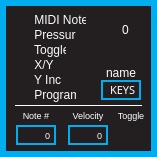
<?xml version="1.0" encoding="UTF-8"?>
<ui version="4.0">
 <class>keyForm</class>
 <widget class="QWidget" name="keyForm">
  <property name="geometry">
   <rect>
    <x>0</x>
    <y>0</y>
    <width>157</width>
    <height>157</height>
   </rect>
  </property>
  <property name="windowTitle">
   <string>Form</string>
  </property>
  <property name="autoFillBackground">
   <bool>false</bool>
  </property>
  <property name="styleSheet">
   <string notr="true">QWidget
{
	background:		rgba(35,31,32,255);
	border: 6px solid rgba(0,174,239,255);
}  

QWidget:hover
{
	/*border:				3px solid rgb(0, 126, 126)*/
}        

/* ---------- QLabels ------------*/
QLabel
{
	background:		rgba(0,0,0,0);
	color: 				white;
	font: 				8pt &quot;Corbel&quot;;
	border:				none;
}

QLabel:hover
{
	border:				none;
}  

/* ---------- QSpinBox ------------*/
QSpinBox
{
	font: 8pt &quot;Corbel&quot;;
	border: 2px solid rgb(0,174,239);
	background-color: rgba(0, 0, 0, 255);
	color: white;
	padding:0, 0, 0, 0;
}

QSpinBox::focus
{
	border: none;
	outline: none;
}

/* ---------- QLineEdit ------------*/
QLineEdit
{
	font: 8pt &quot;Corbel&quot;;
	background: rgba(0,174,239,0);
	border: 2px solid rgba(0,174,239,255);
	border-radius: 0px;
	color: white;
}

QLineEdit:focus
{
	font: 8pt &quot;Corbel&quot;;
	background: rgba(0,174,239,0);
	border: 2px solid white;
	border-radius: 0px;
	color: white;
}

/* ---------- QCheckBox ------------*/
QCheckBox
{
	font: 8pt &quot;Corbel&quot;;
	background:rgba(0,174,239,0);
	color: white;
	padding:0, 0, 0, 0;
	border: none;
}

QCheckBox:focus
{
	background:rgba(0,174,239,0);
}


/* ------- QStackedWidget ---------*/
QStackedWidget
{
border-top: 1px solid white;
background: black;
}

</string>
  </property>
  <widget class="QLineEdit" name="name">
   <property name="geometry">
    <rect>
     <x>101</x>
     <y>80</y>
     <width>40</width>
     <height>20</height>
    </rect>
   </property>
   <property name="font">
    <font>
     <family>Corbel</family>
     <pointsize>8</pointsize>
     <weight>50</weight>
     <italic>false</italic>
     <bold>false</bold>
    </font>
   </property>
   <property name="focusPolicy">
    <enum>Qt::WheelFocus</enum>
   </property>
   <property name="styleSheet">
    <string notr="true"/>
   </property>
   <property name="text">
    <string>KEYS</string>
   </property>
   <property name="maxLength">
    <number>4</number>
   </property>
   <property name="alignment">
    <set>Qt::AlignRight|Qt::AlignTrailing|Qt::AlignVCenter</set>
   </property>
  </widget>
  <widget class="QCheckBox" name="sourceNote">
   <property name="geometry">
    <rect>
     <x>15</x>
     <y>12</y>
     <width>71</width>
     <height>16</height>
    </rect>
   </property>
   <property name="focusPolicy">
    <enum>Qt::WheelFocus</enum>
   </property>
   <property name="styleSheet">
    <string notr="true">QCheckBox
{
color: rgba(255,255,255,250);
}

QCheckBox::indicator {
     width: 10px;
     height: 10px;
 }

  QCheckBox::indicator::unchecked {
     image: url(:/resources/radio_off.png);
 }

 QCheckBox::indicator:unchecked:hover {
     image: url(:/resources/radio_off.png);
 }

 QCheckBox::indicator:unchecked:pressed {
     image: url(:/resources/radio_on.png);
 }

 QCheckBox::indicator::checked {
     image: url(:/resources/radio_on.png);
 }

 QCheckBox::indicator:checked:pressed {
     image: url(:/resources/radio_off.png);
 }

 QCheckBox::indicator::unchecked:focus {
     image: url(:/resources/radio_focus_off.png);
 }

 QCheckBox::indicator:unchecked:pressed:focus {
     image: url(:/resources/radio_focus_on.png);
 }

 QCheckBox::indicator::checked:focus {
     image: url(:/resources/radio_focus_on.png);
 }

 QCheckBox::indicator:checked:pressed:focus {
     image: url(:/resources/radio_focus_off.png);
 }</string>
   </property>
   <property name="text">
    <string> MIDI Note</string>
   </property>
  </widget>
  <widget class="QCheckBox" name="sourcePressure">
   <property name="geometry">
    <rect>
     <x>15</x>
     <y>27</y>
     <width>61</width>
     <height>16</height>
    </rect>
   </property>
   <property name="focusPolicy">
    <enum>Qt::WheelFocus</enum>
   </property>
   <property name="styleSheet">
    <string notr="true">QCheckBox
{
color: rgba(255,255,255,250);
}

QCheckBox::indicator {
     width: 10px;
     height: 10px;
 }

  QCheckBox::indicator::unchecked {
     image: url(:/resources/radio_off.png);
 }

 QCheckBox::indicator:unchecked:hover {
     image: url(:/resources/radio_off.png);
 }

 QCheckBox::indicator:unchecked:pressed {
     image: url(:/resources/radio_on.png);
 }

 QCheckBox::indicator::checked {
     image: url(:/resources/radio_on.png);
 }

 QCheckBox::indicator:checked:pressed {
     image: url(:/resources/radio_off.png);
 }

 QCheckBox::indicator::unchecked:focus {
     image: url(:/resources/radio_focus_off.png);
 }

 QCheckBox::indicator:unchecked:pressed:focus {
     image: url(:/resources/radio_focus_on.png);
 }

 QCheckBox::indicator::checked:focus {
     image: url(:/resources/radio_focus_on.png);
 }

 QCheckBox::indicator:checked:pressed:focus {
     image: url(:/resources/radio_focus_off.png);
 }</string>
   </property>
   <property name="text">
    <string> Pressure</string>
   </property>
  </widget>
  <widget class="QCheckBox" name="sourceToggle">
   <property name="geometry">
    <rect>
     <x>15</x>
     <y>42</y>
     <width>51</width>
     <height>16</height>
    </rect>
   </property>
   <property name="focusPolicy">
    <enum>Qt::WheelFocus</enum>
   </property>
   <property name="styleSheet">
    <string notr="true">QCheckBox
{
color: rgba(255,255,255,250);
}

QCheckBox::indicator {
     width: 10px;
     height: 10px;
 }

  QCheckBox::indicator::unchecked {
     image: url(:/resources/radio_off.png);
 }

 QCheckBox::indicator:unchecked:hover {
     image: url(:/resources/radio_off.png);
 }

 QCheckBox::indicator:unchecked:pressed {
     image: url(:/resources/radio_on.png);
 }

 QCheckBox::indicator::checked {
     image: url(:/resources/radio_on.png);
 }

 QCheckBox::indicator:checked:pressed {
     image: url(:/resources/radio_off.png);
 }

 QCheckBox::indicator::unchecked:focus {
     image: url(:/resources/radio_focus_off.png);
 }

 QCheckBox::indicator:unchecked:pressed:focus {
     image: url(:/resources/radio_focus_on.png);
 }

 QCheckBox::indicator::checked:focus {
     image: url(:/resources/radio_focus_on.png);
 }

 QCheckBox::indicator:checked:pressed:focus {
     image: url(:/resources/radio_focus_off.png);
 }</string>
   </property>
   <property name="text">
    <string> Toggle</string>
   </property>
  </widget>
  <widget class="QCheckBox" name="sourceXY">
   <property name="geometry">
    <rect>
     <x>15</x>
     <y>57</y>
     <width>41</width>
     <height>16</height>
    </rect>
   </property>
   <property name="focusPolicy">
    <enum>Qt::WheelFocus</enum>
   </property>
   <property name="styleSheet">
    <string notr="true">QCheckBox
{
color: rgba(255,255,255,250);
}

QCheckBox::indicator {
     width: 10px;
     height: 10px;
 }

  QCheckBox::indicator::unchecked {
     image: url(:/resources/radio_off.png);
 }

 QCheckBox::indicator:unchecked:hover {
     image: url(:/resources/radio_off.png);
 }

 QCheckBox::indicator:unchecked:pressed {
     image: url(:/resources/radio_on.png);
 }

 QCheckBox::indicator::checked {
     image: url(:/resources/radio_on.png);
 }

 QCheckBox::indicator:checked:pressed {
     image: url(:/resources/radio_off.png);
 }

 QCheckBox::indicator::unchecked:focus {
     image: url(:/resources/radio_focus_off.png);
 }

 QCheckBox::indicator:unchecked:pressed:focus {
     image: url(:/resources/radio_focus_on.png);
 }

 QCheckBox::indicator::checked:focus {
     image: url(:/resources/radio_focus_on.png);
 }

 QCheckBox::indicator:checked:pressed:focus {
     image: url(:/resources/radio_focus_off.png);
 }</string>
   </property>
   <property name="text">
    <string> X/Y</string>
   </property>
  </widget>
  <widget class="QCheckBox" name="sourceYInc">
   <property name="geometry">
    <rect>
     <x>15</x>
     <y>72</y>
     <width>51</width>
     <height>16</height>
    </rect>
   </property>
   <property name="focusPolicy">
    <enum>Qt::WheelFocus</enum>
   </property>
   <property name="styleSheet">
    <string notr="true">QCheckBox
{
color: rgba(255,255,255,250);
}

QCheckBox::indicator {
     width: 10px;
     height: 10px;
 }

  QCheckBox::indicator::unchecked {
     image: url(:/resources/radio_off.png);
 }

 QCheckBox::indicator:unchecked:hover {
     image: url(:/resources/radio_off.png);
 }

 QCheckBox::indicator:unchecked:pressed {
     image: url(:/resources/radio_on.png);
 }

 QCheckBox::indicator::checked {
     image: url(:/resources/radio_on.png);
 }

 QCheckBox::indicator:checked:pressed {
     image: url(:/resources/radio_off.png);
 }

 QCheckBox::indicator::unchecked:focus {
     image: url(:/resources/radio_focus_off.png);
 }

 QCheckBox::indicator:unchecked:pressed:focus {
     image: url(:/resources/radio_focus_on.png);
 }

 QCheckBox::indicator::checked:focus {
     image: url(:/resources/radio_focus_on.png);
 }

 QCheckBox::indicator:checked:pressed:focus {
     image: url(:/resources/radio_focus_off.png);
 }</string>
   </property>
   <property name="text">
    <string> Y Inc</string>
   </property>
  </widget>
  <widget class="QCheckBox" name="sourceProgram">
   <property name="geometry">
    <rect>
     <x>15</x>
     <y>87</y>
     <width>61</width>
     <height>16</height>
    </rect>
   </property>
   <property name="focusPolicy">
    <enum>Qt::WheelFocus</enum>
   </property>
   <property name="autoFillBackground">
    <bool>false</bool>
   </property>
   <property name="styleSheet">
    <string notr="true">QCheckBox
{
color: rgba(255,255,255,250);
}

QCheckBox::indicator {
     width: 10px;
     height: 10px;
 }

  QCheckBox::indicator::unchecked {
     image: url(:/resources/radio_off.png);
 }

 QCheckBox::indicator:unchecked:hover {
     image: url(:/resources/radio_off.png);
 }

 QCheckBox::indicator:unchecked:pressed {
     image: url(:/resources/radio_on.png);
 }

 QCheckBox::indicator::checked {
     image: url(:/resources/radio_on.png);
 }

 QCheckBox::indicator:checked:pressed {
     image: url(:/resources/radio_off.png);
 }

 QCheckBox::indicator::unchecked:focus {
     image: url(:/resources/radio_focus_off.png);
 }

 QCheckBox::indicator:unchecked:pressed:focus {
     image: url(:/resources/radio_focus_on.png);
 }

 QCheckBox::indicator::checked:focus {
     image: url(:/resources/radio_focus_on.png);
 }

 QCheckBox::indicator:checked:pressed:focus {
     image: url(:/resources/radio_focus_off.png);
 }</string>
   </property>
   <property name="text">
    <string> Program</string>
   </property>
  </widget>
  <widget class="QLabel" name="instanceLabel">
   <property name="geometry">
    <rect>
     <x>100</x>
     <y>10</y>
     <width>51</width>
     <height>40</height>
    </rect>
   </property>
   <property name="styleSheet">
    <string notr="true">font: 27pt &quot;Futura&quot;;</string>
   </property>
   <property name="text">
    <string>0</string>
   </property>
   <property name="alignment">
    <set>Qt::AlignCenter</set>
   </property>
  </widget>
  <widget class="QLabel" name="nameLabel">
   <property name="geometry">
    <rect>
     <x>101</x>
     <y>65</y>
     <width>40</width>
     <height>15</height>
    </rect>
   </property>
   <property name="text">
    <string>name</string>
   </property>
   <property name="alignment">
    <set>Qt::AlignCenter</set>
   </property>
  </widget>
  <widget class="QLabel" name="dividerLine">
   <property name="geometry">
    <rect>
     <x>15</x>
     <y>105</y>
     <width>127</width>
     <height>16</height>
    </rect>
   </property>
   <property name="styleSheet">
    <string notr="true">QLabel
{
border-top: 1px solid white;
}</string>
   </property>
   <property name="text">
    <string/>
   </property>
  </widget>
  <widget class="QStackedWidget" name="sourcesParams">
   <property name="geometry">
    <rect>
     <x>10</x>
     <y>105</y>
     <width>136</width>
     <height>44</height>
    </rect>
   </property>
   <property name="styleSheet">
    <string notr="true">QWidget
{
border: none;
background: rgba(0, 0, 0, 0);
}
/* ---------- QSpinBox ------------*/
QSpinBox
{
	font: 8pt &quot;Futura-Normal&quot;;
	border: 2px solid rgb(0,174,239);
	background: rgba(0, 0, 0, 0);
	color: white;
	padding:0, 0, 0, 0;
}

QSpinBox:focus
{
outline: none;
border: 2px solid white;
}</string>
   </property>
   <property name="currentIndex">
    <number>0</number>
   </property>
   <widget class="QWidget" name="notePage">
    <property name="font">
     <font>
      <pointsize>7</pointsize>
     </font>
    </property>
    <widget class="QLabel" name="noteNumLabel">
     <property name="geometry">
      <rect>
       <x>6</x>
       <y>0</y>
       <width>40</width>
       <height>20</height>
      </rect>
     </property>
     <property name="text">
      <string>Note #</string>
     </property>
     <property name="alignment">
      <set>Qt::AlignCenter</set>
     </property>
    </widget>
    <widget class="QSpinBox" name="noteNum">
     <property name="geometry">
      <rect>
       <x>6</x>
       <y>20</y>
       <width>40</width>
       <height>20</height>
      </rect>
     </property>
     <property name="alignment">
      <set>Qt::AlignRight|Qt::AlignTrailing|Qt::AlignVCenter</set>
     </property>
     <property name="buttonSymbols">
      <enum>QAbstractSpinBox::NoButtons</enum>
     </property>
     <property name="maximum">
      <number>127</number>
     </property>
    </widget>
    <widget class="QLabel" name="noteVelocityLabel">
     <property name="geometry">
      <rect>
       <x>58</x>
       <y>0</y>
       <width>40</width>
       <height>20</height>
      </rect>
     </property>
     <property name="text">
      <string>Velocity</string>
     </property>
     <property name="alignment">
      <set>Qt::AlignCenter</set>
     </property>
    </widget>
    <widget class="QSpinBox" name="noteVelocity">
     <property name="geometry">
      <rect>
       <x>58</x>
       <y>20</y>
       <width>40</width>
       <height>20</height>
      </rect>
     </property>
     <property name="alignment">
      <set>Qt::AlignRight|Qt::AlignTrailing|Qt::AlignVCenter</set>
     </property>
     <property name="buttonSymbols">
      <enum>QAbstractSpinBox::NoButtons</enum>
     </property>
     <property name="maximum">
      <number>127</number>
     </property>
    </widget>
    <widget class="QLabel" name="noteToggleLabel">
     <property name="geometry">
      <rect>
       <x>101</x>
       <y>0</y>
       <width>40</width>
       <height>20</height>
      </rect>
     </property>
     <property name="text">
      <string>Toggle</string>
     </property>
     <property name="alignment">
      <set>Qt::AlignCenter</set>
     </property>
    </widget>
    <widget class="QCheckBox" name="noteToggle">
     <property name="geometry">
      <rect>
       <x>111</x>
       <y>19</y>
       <width>21</width>
       <height>23</height>
      </rect>
     </property>
     <property name="focusPolicy">
      <enum>Qt::WheelFocus</enum>
     </property>
     <property name="styleSheet">
      <string notr="true">QCheckBox::indicator
{
	width: 20px;
	height: 20px;
}

QCheckBox::indicator:unchecked
{
	image:url(:/resources/toggle_off.png)
}

QCheckBox::indicator:unchecked:hover
{
	image:url(:/resources/toggle_off.png)
}

QCheckBox::indicator:unchecked:pressed
{
	image:url(:/resources/toggle_on.png)
}

QCheckBox::indicator:checked
{
	image:url(:/resources/toggle_on.png)
}

QCheckBox::indicator:checked:hover
{
	image:url(:/resources/toggle_on.png)
}

QCheckBox::indicator:checked:pressed
{
	image:url(:/resources/toggle_off.png)
}

QCheckBox::indicator:unchecked:disabled
{
	image:url(:/resources/toggle_off_disabled.png)
}

QCheckBox::indicator:checked:disabled
{
	image:url(:/resources/toggle_off_disabled.png)
}</string>
     </property>
     <property name="text">
      <string/>
     </property>
    </widget>
   </widget>
   <widget class="QWidget" name="pressurePage">
    <property name="font">
     <font>
      <pointsize>7</pointsize>
     </font>
    </property>
    <widget class="QLabel" name="pressureCCLabel">
     <property name="geometry">
      <rect>
       <x>8</x>
       <y>0</y>
       <width>40</width>
       <height>20</height>
      </rect>
     </property>
     <property name="text">
      <string>CC #</string>
     </property>
     <property name="alignment">
      <set>Qt::AlignCenter</set>
     </property>
    </widget>
    <widget class="QLabel" name="pressureSmoothLabel">
     <property name="geometry">
      <rect>
       <x>81</x>
       <y>0</y>
       <width>61</width>
       <height>20</height>
      </rect>
     </property>
     <property name="text">
      <string>Smooth</string>
     </property>
     <property name="alignment">
      <set>Qt::AlignCenter</set>
     </property>
    </widget>
    <widget class="QSpinBox" name="pressureCC">
     <property name="geometry">
      <rect>
       <x>6</x>
       <y>20</y>
       <width>40</width>
       <height>20</height>
      </rect>
     </property>
     <property name="alignment">
      <set>Qt::AlignRight|Qt::AlignTrailing|Qt::AlignVCenter</set>
     </property>
     <property name="buttonSymbols">
      <enum>QAbstractSpinBox::NoButtons</enum>
     </property>
     <property name="maximum">
      <number>127</number>
     </property>
    </widget>
    <widget class="QSpinBox" name="pressureSmooth">
     <property name="geometry">
      <rect>
       <x>91</x>
       <y>20</y>
       <width>40</width>
       <height>20</height>
      </rect>
     </property>
     <property name="alignment">
      <set>Qt::AlignRight|Qt::AlignTrailing|Qt::AlignVCenter</set>
     </property>
     <property name="buttonSymbols">
      <enum>QAbstractSpinBox::NoButtons</enum>
     </property>
     <property name="maximum">
      <number>127</number>
     </property>
    </widget>
   </widget>
   <widget class="QWidget" name="togglePage">
    <property name="font">
     <font>
      <pointsize>7</pointsize>
     </font>
    </property>
    <widget class="QSpinBox" name="toggleCC">
     <property name="geometry">
      <rect>
       <x>6</x>
       <y>20</y>
       <width>40</width>
       <height>20</height>
      </rect>
     </property>
     <property name="alignment">
      <set>Qt::AlignRight|Qt::AlignTrailing|Qt::AlignVCenter</set>
     </property>
     <property name="buttonSymbols">
      <enum>QAbstractSpinBox::NoButtons</enum>
     </property>
     <property name="maximum">
      <number>127</number>
     </property>
    </widget>
    <widget class="QLabel" name="toggleCCLabel">
     <property name="geometry">
      <rect>
       <x>8</x>
       <y>0</y>
       <width>40</width>
       <height>20</height>
      </rect>
     </property>
     <property name="text">
      <string>CC #</string>
     </property>
     <property name="alignment">
      <set>Qt::AlignCenter</set>
     </property>
    </widget>
    <widget class="QLabel" name="toggleLoLabel">
     <property name="geometry">
      <rect>
       <x>68</x>
       <y>0</y>
       <width>30</width>
       <height>20</height>
      </rect>
     </property>
     <property name="text">
      <string>Lo</string>
     </property>
     <property name="alignment">
      <set>Qt::AlignCenter</set>
     </property>
    </widget>
    <widget class="QSpinBox" name="toggleLo">
     <property name="geometry">
      <rect>
       <x>68</x>
       <y>20</y>
       <width>30</width>
       <height>20</height>
      </rect>
     </property>
     <property name="alignment">
      <set>Qt::AlignRight|Qt::AlignTrailing|Qt::AlignVCenter</set>
     </property>
     <property name="buttonSymbols">
      <enum>QAbstractSpinBox::NoButtons</enum>
     </property>
     <property name="maximum">
      <number>127</number>
     </property>
    </widget>
    <widget class="QLabel" name="toggleHiLabel">
     <property name="geometry">
      <rect>
       <x>100</x>
       <y>0</y>
       <width>30</width>
       <height>20</height>
      </rect>
     </property>
     <property name="text">
      <string>Hi</string>
     </property>
     <property name="alignment">
      <set>Qt::AlignCenter</set>
     </property>
    </widget>
    <widget class="QSpinBox" name="toggleHi">
     <property name="geometry">
      <rect>
       <x>101</x>
       <y>20</y>
       <width>30</width>
       <height>20</height>
      </rect>
     </property>
     <property name="alignment">
      <set>Qt::AlignRight|Qt::AlignTrailing|Qt::AlignVCenter</set>
     </property>
     <property name="buttonSymbols">
      <enum>QAbstractSpinBox::NoButtons</enum>
     </property>
     <property name="maximum">
      <number>127</number>
     </property>
    </widget>
   </widget>
   <widget class="QWidget" name="xyPage">
    <property name="font">
     <font>
      <pointsize>7</pointsize>
     </font>
    </property>
    <widget class="QSpinBox" name="xyXCC">
     <property name="geometry">
      <rect>
       <x>6</x>
       <y>20</y>
       <width>40</width>
       <height>20</height>
      </rect>
     </property>
     <property name="alignment">
      <set>Qt::AlignRight|Qt::AlignTrailing|Qt::AlignVCenter</set>
     </property>
     <property name="buttonSymbols">
      <enum>QAbstractSpinBox::NoButtons</enum>
     </property>
     <property name="specialValueText">
      <string>off</string>
     </property>
     <property name="minimum">
      <number>-1</number>
     </property>
     <property name="maximum">
      <number>127</number>
     </property>
     <property name="value">
      <number>-1</number>
     </property>
    </widget>
    <widget class="QLabel" name="xyXCCLabel">
     <property name="geometry">
      <rect>
       <x>6</x>
       <y>0</y>
       <width>40</width>
       <height>20</height>
      </rect>
     </property>
     <property name="text">
      <string>X CC #</string>
     </property>
     <property name="alignment">
      <set>Qt::AlignCenter</set>
     </property>
    </widget>
    <widget class="QLabel" name="xyYCCLabel">
     <property name="geometry">
      <rect>
       <x>58</x>
       <y>0</y>
       <width>40</width>
       <height>20</height>
      </rect>
     </property>
     <property name="text">
      <string>Y CC #</string>
     </property>
     <property name="alignment">
      <set>Qt::AlignCenter</set>
     </property>
    </widget>
    <widget class="QSpinBox" name="xyYCC">
     <property name="geometry">
      <rect>
       <x>58</x>
       <y>20</y>
       <width>40</width>
       <height>20</height>
      </rect>
     </property>
     <property name="alignment">
      <set>Qt::AlignRight|Qt::AlignTrailing|Qt::AlignVCenter</set>
     </property>
     <property name="buttonSymbols">
      <enum>QAbstractSpinBox::NoButtons</enum>
     </property>
     <property name="specialValueText">
      <string>off</string>
     </property>
     <property name="minimum">
      <number>-1</number>
     </property>
     <property name="maximum">
      <number>127</number>
     </property>
     <property name="value">
      <number>-1</number>
     </property>
    </widget>
    <widget class="QCheckBox" name="xyLatch">
     <property name="geometry">
      <rect>
       <x>111</x>
       <y>20</y>
       <width>22</width>
       <height>21</height>
      </rect>
     </property>
     <property name="focusPolicy">
      <enum>Qt::WheelFocus</enum>
     </property>
     <property name="styleSheet">
      <string notr="true">QCheckBox::indicator
{
	width: 20px;
	height: 20px;
}

QCheckBox::indicator:unchecked
{
	image:url(:/resources/toggle_off.png)
}

QCheckBox::indicator:unchecked:hover
{
	image:url(:/resources/toggle_off.png)
}

QCheckBox::indicator:unchecked:pressed
{
	image:url(:/resources/toggle_on.png)
}

QCheckBox::indicator:checked
{
	image:url(:/resources/toggle_on.png)
}

QCheckBox::indicator:checked:hover
{
	image:url(:/resources/toggle_on.png)
}

QCheckBox::indicator:checked:pressed
{
	image:url(:/resources/toggle_off.png)
}

QCheckBox::indicator:unchecked:disabled
{
	image:url(:/resources/toggle_off_disabled.png)
}

QCheckBox::indicator:checked:disabled
{
	image:url(:/resources/toggle_off_disabled.png)
}</string>
     </property>
     <property name="text">
      <string/>
     </property>
    </widget>
    <widget class="QLabel" name="xyLatchLabel">
     <property name="geometry">
      <rect>
       <x>91</x>
       <y>0</y>
       <width>61</width>
       <height>20</height>
      </rect>
     </property>
     <property name="text">
      <string>Latch</string>
     </property>
     <property name="alignment">
      <set>Qt::AlignCenter</set>
     </property>
    </widget>
   </widget>
   <widget class="QWidget" name="yIncPage">
    <property name="font">
     <font>
      <pointsize>7</pointsize>
     </font>
    </property>
    <widget class="QSpinBox" name="yIncCC">
     <property name="geometry">
      <rect>
       <x>6</x>
       <y>20</y>
       <width>40</width>
       <height>20</height>
      </rect>
     </property>
     <property name="styleSheet">
      <string notr="true">outline: none;</string>
     </property>
     <property name="alignment">
      <set>Qt::AlignRight|Qt::AlignTrailing|Qt::AlignVCenter</set>
     </property>
     <property name="buttonSymbols">
      <enum>QAbstractSpinBox::NoButtons</enum>
     </property>
     <property name="maximum">
      <number>127</number>
     </property>
    </widget>
    <widget class="QLabel" name="yIncCCLabel">
     <property name="geometry">
      <rect>
       <x>8</x>
       <y>0</y>
       <width>40</width>
       <height>20</height>
      </rect>
     </property>
     <property name="text">
      <string>CC #</string>
     </property>
     <property name="alignment">
      <set>Qt::AlignCenter</set>
     </property>
    </widget>
    <widget class="QSpinBox" name="yIncSpeed">
     <property name="geometry">
      <rect>
       <x>91</x>
       <y>20</y>
       <width>40</width>
       <height>20</height>
      </rect>
     </property>
     <property name="alignment">
      <set>Qt::AlignRight|Qt::AlignTrailing|Qt::AlignVCenter</set>
     </property>
     <property name="buttonSymbols">
      <enum>QAbstractSpinBox::NoButtons</enum>
     </property>
     <property name="maximum">
      <number>127</number>
     </property>
    </widget>
    <widget class="QLabel" name="yIncSpeedLabel">
     <property name="geometry">
      <rect>
       <x>65</x>
       <y>0</y>
       <width>91</width>
       <height>20</height>
      </rect>
     </property>
     <property name="text">
      <string>Inc Speed</string>
     </property>
     <property name="alignment">
      <set>Qt::AlignCenter</set>
     </property>
    </widget>
   </widget>
   <widget class="QWidget" name="programPage">
    <property name="font">
     <font>
      <pointsize>7</pointsize>
     </font>
    </property>
    <widget class="QSpinBox" name="programNum">
     <property name="geometry">
      <rect>
       <x>6</x>
       <y>20</y>
       <width>40</width>
       <height>20</height>
      </rect>
     </property>
     <property name="alignment">
      <set>Qt::AlignRight|Qt::AlignTrailing|Qt::AlignVCenter</set>
     </property>
     <property name="buttonSymbols">
      <enum>QAbstractSpinBox::NoButtons</enum>
     </property>
     <property name="maximum">
      <number>127</number>
     </property>
    </widget>
    <widget class="QLabel" name="programNumLabel">
     <property name="geometry">
      <rect>
       <x>3</x>
       <y>0</y>
       <width>51</width>
       <height>20</height>
      </rect>
     </property>
     <property name="text">
      <string>Program #</string>
     </property>
     <property name="alignment">
      <set>Qt::AlignCenter</set>
     </property>
    </widget>
    <widget class="QSpinBox" name="programBank">
     <property name="geometry">
      <rect>
       <x>91</x>
       <y>20</y>
       <width>40</width>
       <height>20</height>
      </rect>
     </property>
     <property name="alignment">
      <set>Qt::AlignRight|Qt::AlignTrailing|Qt::AlignVCenter</set>
     </property>
     <property name="buttonSymbols">
      <enum>QAbstractSpinBox::NoButtons</enum>
     </property>
     <property name="specialValueText">
      <string>off</string>
     </property>
     <property name="minimum">
      <number>-1</number>
     </property>
     <property name="maximum">
      <number>127</number>
     </property>
     <property name="value">
      <number>-1</number>
     </property>
    </widget>
    <widget class="QLabel" name="programBankLabel">
     <property name="geometry">
      <rect>
       <x>80</x>
       <y>0</y>
       <width>61</width>
       <height>20</height>
      </rect>
     </property>
     <property name="text">
      <string>Bank #</string>
     </property>
     <property name="alignment">
      <set>Qt::AlignCenter</set>
     </property>
    </widget>
   </widget>
   <widget class="QWidget" name="offPage">
    <property name="font">
     <font>
      <pointsize>7</pointsize>
     </font>
    </property>
    <widget class="QLabel" name="label">
     <property name="geometry">
      <rect>
       <x>0</x>
       <y>10</y>
       <width>136</width>
       <height>20</height>
      </rect>
     </property>
     <property name="text">
      <string>[ No source selected ]</string>
     </property>
     <property name="alignment">
      <set>Qt::AlignCenter</set>
     </property>
    </widget>
   </widget>
  </widget>
 </widget>
 <tabstops>
  <tabstop>sourceNote</tabstop>
  <tabstop>sourcePressure</tabstop>
  <tabstop>sourceToggle</tabstop>
  <tabstop>sourceXY</tabstop>
  <tabstop>sourceYInc</tabstop>
  <tabstop>sourceProgram</tabstop>
  <tabstop>name</tabstop>
  <tabstop>noteNum</tabstop>
  <tabstop>noteVelocity</tabstop>
  <tabstop>noteToggle</tabstop>
  <tabstop>pressureCC</tabstop>
  <tabstop>pressureSmooth</tabstop>
  <tabstop>toggleCC</tabstop>
  <tabstop>toggleLo</tabstop>
  <tabstop>toggleHi</tabstop>
  <tabstop>xyXCC</tabstop>
  <tabstop>xyYCC</tabstop>
  <tabstop>xyLatch</tabstop>
  <tabstop>yIncCC</tabstop>
  <tabstop>yIncSpeed</tabstop>
  <tabstop>programNum</tabstop>
  <tabstop>programBank</tabstop>
 </tabstops>
 <resources/>
 <connections/>
</ui>
